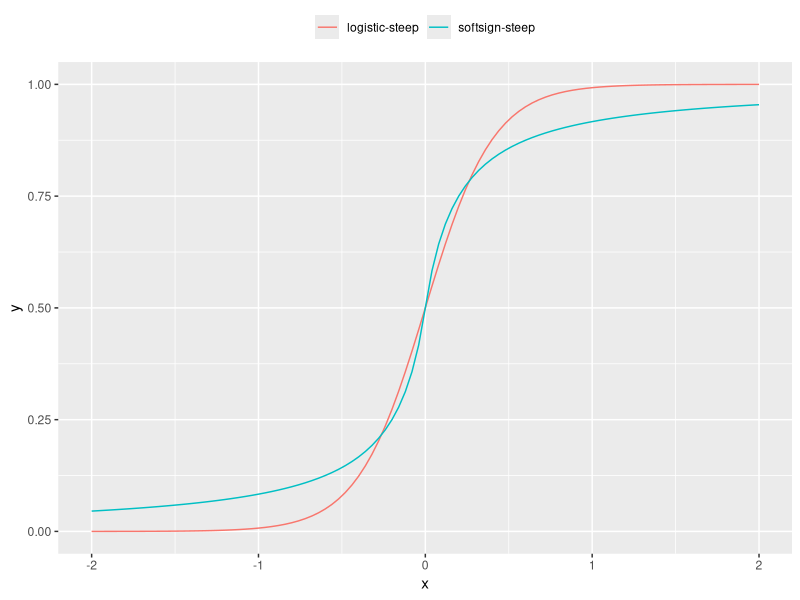
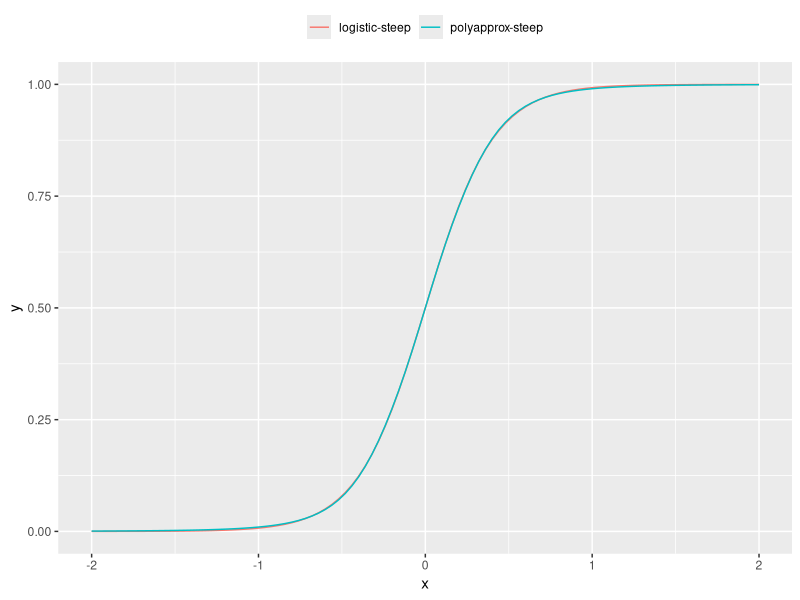
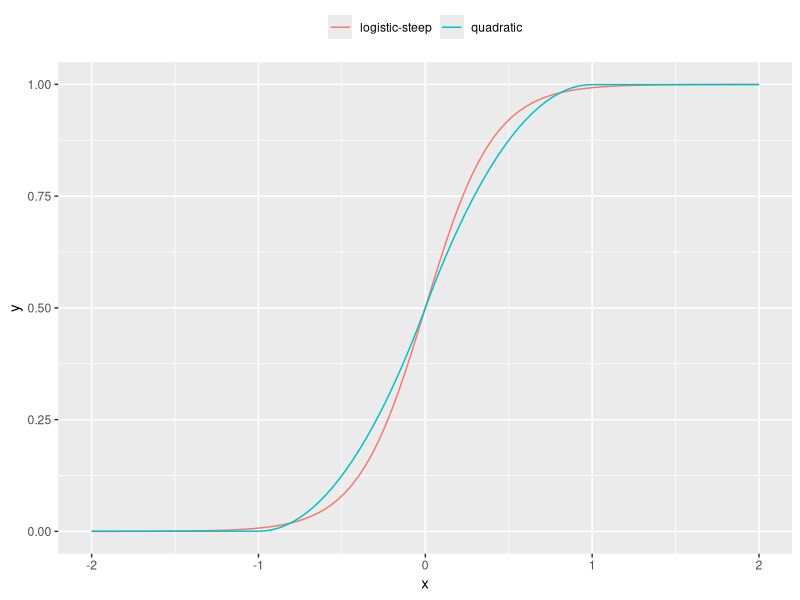
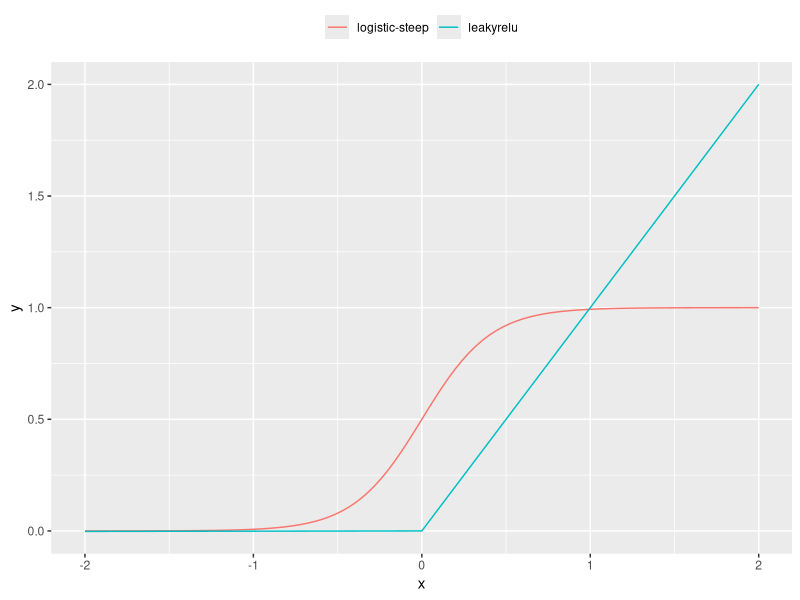
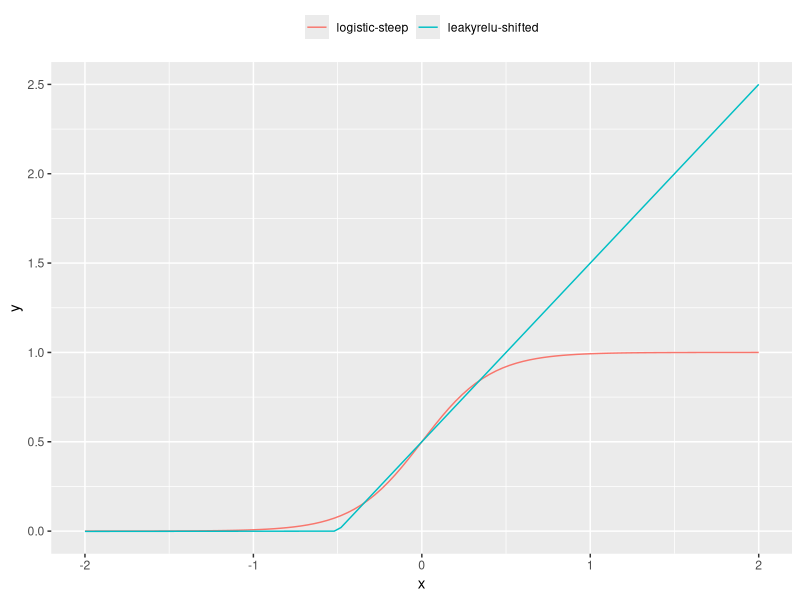
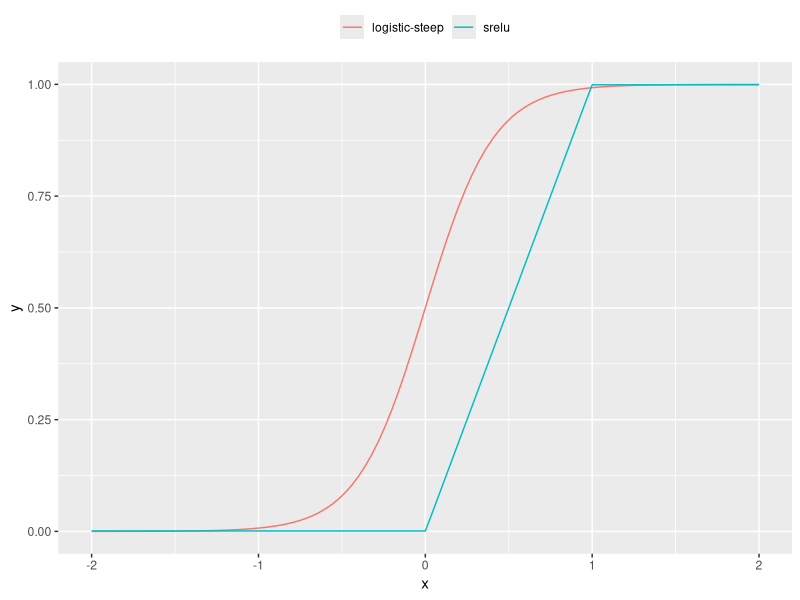
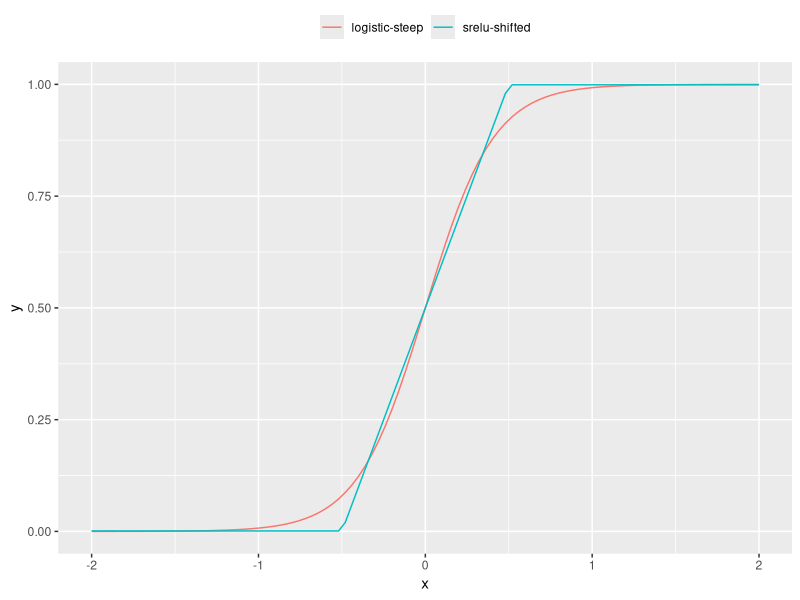
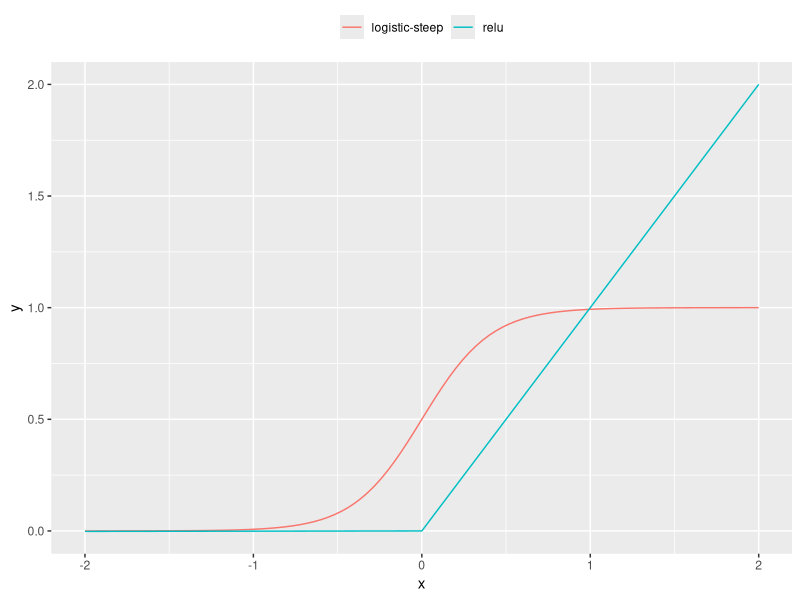

R code for these plots, in order:
# Set working folder.
setwd("D:/home/websites/sharpneat-web/public/research/activation-fn-review")

# Define activation functions.
f1 = function(x) { 1 / (exp(-4.9*x)+1) }   		# logistic-steep
f2 = function(x) { 0.5 + (x / (2.0*(0.2+abs(x)))) }	# softsign-steep

# polyapprox-steep
f3 = function(x) {	
  x = x * 4.9
  x2 = x * x
  e = 1.0 + abs(x) + (x2 * 0.555) + (x2 * x2 * 0.143)
  f = (x > 0) * (1.0 / e) + (x <= 0) * e 
  1.0 / (1.0 + f)
}

# quadratic
f4 = function(x) {

  t = 0.999
  a = 0.00001

  s = sign(x)
  x = abs(x)

  y = ((x >=0) & (x < t)) * (t - ((x - t) * (x - t))) +
      ((x >=t) * (t + (x - t) * a))

  (y * s * 0.5) + 0.5
}

# leakyrelu
f5 = function(x) {

  a = 0.001

  y = ((x > 0) * x) +
	 ((x <=0) * x * a)
  y
}

# leakyrelu-shifted
f6 = function(x) {

  a = 0.001

  x = x + 0.5

  y = ((x > 0) * x) +
	 ((x <=0) * x * a)
  y
}

# srelu
f7 = function(x) {

  tl = 0.001
  tr = 0.999
  a = 0.00001

  y = (((x > tl) & (x < tr)) * x) +
      (x <= tl) * (tl + (x - tl) * a) +
      (x >= tr) * (tr + (x - tr) * a)
  y
}

# srelu-shifted
f8 = function(x) {

  tl = 0.001
  tr = 0.999
  a = 0.00001

  x = x + 0.5

  y = (((x > tl) & (x < tr)) * x) +
      (x <= tl) * (tl + (x - tl) * a) +
      (x >= tr) * (tr + (x - tr) * a)
  y
}

# relu
f9 = function(x) {

  a = 0.001

  y = ((x > 0) * x) +
	 ((x <=0) * x * a)
  y
}


# selu
f10 = function(x) {

  alpha = 1.6732632423543772848170429916717
  scale = 1.0507009873554804934193349852946

  y = ((x > 0) * x) +
	 ((x <=0) * ((alpha * exp(x)) - alpha))
  scale * y
}



# arcsinh
f11 = function(x) {
  y = 1.2567348023993685 * ((asinh(x) + 1.0) * 0.5);
  y
}

# y = max(-1,x)
f12 = function(x) {
  y = ((x > -1) * x) +
	 ((x <= -1) * -1)
  y
}

# arctan
f13 = function(x) {
  y = atan(x)
  y
}

# tanh
f14 = function(x) {
  y = tanh(x)
  y
}


# import ggplot.
library("ggplot2")

# generate plot and save png
p1 = ggplot(data.frame(x = c(-2, 2)), aes(x)) + 
   stat_function(fun = f1, aes(colour="logistic-steep")) + 
   stat_function(fun = f2, aes(colour="softsign-steep")) + 
   xlab("x") + 
   ylab("y") + 
   theme(legend.position="top",
         legend.direction="horizontal",
         legend.title=element_blank())

ggsave(filename="actfn-logisticsteep-softsignsteep.png", plot=p1, height=4, width=4, units="in", dpi=100)

# generate plot and save png
p1 = ggplot(data.frame(x = c(-2, 2)), aes(x)) + 
   stat_function(fun = f1, aes(colour="logistic-steep")) + 
   stat_function(fun = f3, aes(colour="polyapprox-steep")) + 
   xlab("x") + 
   ylab("y") + 
   theme(legend.position="top",
         legend.direction="horizontal",
         legend.title=element_blank())

ggsave(filename="actfn-logisticsteep-polyapproxsteep.png", plot=p1, height=4, width=4, units="in", dpi=100)

# generate plot and save png
p1 = ggplot(data.frame(x = c(-2, 2)), aes(x)) + 
   stat_function(fun = f1, aes(colour="logistic-steep")) + 
   stat_function(fun = f4, aes(colour="quadratic")) + 
   xlab("x") + 
   ylab("y") + 
   theme(legend.position="top",
         legend.direction="horizontal",
         legend.title=element_blank())

ggsave(filename="actfn-logisticsteep-quadratic.png", plot=p1, height=4, width=4, units="in", dpi=100)


# generate plot and save png
p1 = ggplot(data.frame(x = c(-2, 2)), aes(x)) + 
   stat_function(fun = f1, aes(colour="logistic-steep")) + 
   stat_function(fun = f5, aes(colour="leakyrelu")) + 
   xlab("x") + 
   ylab("y") + 
   theme(legend.position="top",
         legend.direction="horizontal",
         legend.title=element_blank()) + 
   guides(col = guide_legend(reverse = TRUE), fill = guide_legend(reverse = TRUE)) +
   scale_colour_manual(values = c("leakyrelu" = "#00BFC4", "logistic-steep" = "#F8766D"))

ggsave(filename="actfn-logisticsteep-leakyrelu.png", plot=p1, height=4, width=4, units="in", dpi=100)


# generate plot and save png
p1 = ggplot(data.frame(x = c(-2, 2)), aes(x)) + 
   stat_function(fun = f1, aes(colour="logistic-steep")) + 
   stat_function(fun = f6, aes(colour="leakyrelu-shifted")) + 
   xlab("x") + 
   ylab("y") + 
   theme(legend.position="top",
         legend.direction="horizontal",
         legend.title=element_blank()) + 
   guides(col = guide_legend(reverse = TRUE), fill = guide_legend(reverse = TRUE)) +
   scale_colour_manual(values = c("leakyrelu-shifted" = "#00BFC4", "logistic-steep" = "#F8766D"))

ggsave(filename="actfn-logisticsteep-leakyrelu-shifted.png", plot=p1, height=4, width=4, units="in", dpi=100)


# generate plot and save png
p1 = ggplot(data.frame(x = c(-2, 2)), aes(x)) + 
   stat_function(fun = f1, aes(colour="logistic-steep")) + 
   stat_function(fun = f7, aes(colour="srelu")) + 
   xlab("x") + 
   ylab("y") + 
   theme(legend.position="top",
         legend.direction="horizontal",
         legend.title=element_blank())

ggsave(filename="actfn-logisticsteep-srelu.png", plot=p1, height=4, width=4, units="in", dpi=100)


# generate plot and save png
p1 = ggplot(data.frame(x = c(-2, 2)), aes(x)) + 
   stat_function(fun = f1, aes(colour="logistic-steep")) + 
   stat_function(fun = f8, aes(colour="srelu-shifted")) + 
   xlab("x") + 
   ylab("y") + 
   theme(legend.position="top",
         legend.direction="horizontal",
         legend.title=element_blank())

ggsave(filename="actfn-logisticsteep-srelushifted.png", plot=p1, height=4, width=4, units="in", dpi=100)


# generate plot and save png
p1 = ggplot(data.frame(x = c(-2, 2)), aes(x)) + 
   stat_function(fun = f1, aes(colour="logistic-steep")) + 
   stat_function(fun = f9, aes(colour="relu")) + 
   xlab("x") + 
   ylab("y") + 
   theme(legend.position="top",
         legend.direction="horizontal",
         legend.title=element_blank())

ggsave(filename="actfn-logisticsteep-relu.png", plot=p1, height=4, width=4, units="in", dpi=100)

# generate plot and save png
p1 = ggplot(data.frame(x = c(-2, 2)), aes(x)) + 
   stat_function(fun = f1, aes(colour="logistic-steep")) + 
   stat_function(fun = f10, aes(colour="selu")) + 
   xlab("x") + 
   ylab("y") + 
   theme(legend.position="top",
         legend.direction="horizontal",
         legend.title=element_blank())

ggsave(filename="actfn-logisticsteep-selu.png", plot=p1, height=4, width=4, units="in", dpi=100)

# generate plot and save png
p1 = ggplot(data.frame(x = c(-2, 2)), aes(x)) + 
   stat_function(fun = f1, aes(colour="logistic-steep")) + 
   stat_function(fun = f11, aes(colour="arcsinh")) + 
   xlab("x") + 
   ylab("y") + 
   theme(legend.position="top",
         legend.direction="horizontal",
         legend.title=element_blank()) + 
   guides(col = guide_legend(reverse = TRUE), fill = guide_legend(reverse = TRUE)) +
   scale_colour_manual(values = c("arcsinh" = "#00BFC4", "logistic-steep" = "#F8766D"))


ggsave(filename="actfn-logisticsteep-arcsinh.png", plot=p1, height=4, width=4, units="in", dpi=100)

# generate plot and save png
p1 = ggplot(data.frame(x = c(-2, 2)), aes(x)) + 
   stat_function(fun = f1, aes(colour="logistic-steep")) + 
   stat_function(fun = f12, aes(colour="maxminusone")) + 
   xlab("x") + 
   ylab("y") + 
   theme(legend.position="top",
         legend.direction="horizontal",
         legend.title=element_blank()) 


ggsave(filename="actfn-logisticsteep-maxminusone.png", plot=p1, height=4, width=4, units="in", dpi=100)

# generate plot and save png
p1 = ggplot(data.frame(x = c(-2, 2)), aes(x)) + 
   stat_function(fun = f1, aes(colour="logistic-steep")) + 
   stat_function(fun = f13, aes(colour="arctan")) + 
   xlab("x") + 
   ylab("y") + 
   theme(legend.position="top",
         legend.direction="horizontal",
         legend.title=element_blank()) + 
   guides(col = guide_legend(reverse = TRUE), fill = guide_legend(reverse = TRUE)) +
   scale_colour_manual(values = c("arctan" = "#00BFC4", "logistic-steep" = "#F8766D"))

ggsave(filename="actfn-logisticsteep-arctan.png", plot=p1, height=4, width=4, units="in", dpi=100)


# generate plot and save png
p1 = ggplot(data.frame(x = c(-2, 2)), aes(x)) + 
   stat_function(fun = f1, aes(colour="logistic-steep")) + 
   stat_function(fun = f14, aes(colour="tanh")) + 
   xlab("x") + 
   ylab("y") + 
   theme(legend.position="top",
         legend.direction="horizontal",
         legend.title=element_blank())

ggsave(filename="actfn-logisticsteep-tanh.png", plot=p1, height=4, width=4, units="in", dpi=100)



# Generate plot for logistic-approx-steep (from data output from a C# app).
setwd("D:/home/websites/sharpneat-web/public/research/activation-fn-review")
fndata <- read.table("logistic-approx-steep.csv", sep=",", head=TRUE)

p1 = ggplot(data = fndata, aes(x=x, y=y, color="logistic-approx-steep")) + 
   stat_function(fun = f1, aes(colour="logistic-steep")) + 
   geom_line() +    
   xlab("x") + 
   ylab("y") + 
   theme(legend.position="top",
         legend.direction="horizontal",
         legend.title=element_blank()) + 
   guides(col = guide_legend(reverse = TRUE), fill = guide_legend(reverse = TRUE)) +
   scale_colour_manual(values = c("logistic-approx-steep" = "#00BFC4", "logistic-steep" = "#F8766D"))

ggsave(filename="actfn-logisticsteep-logisticapproxsteep.png", plot=p1, height=4, width=4, units="in", dpi=100)
